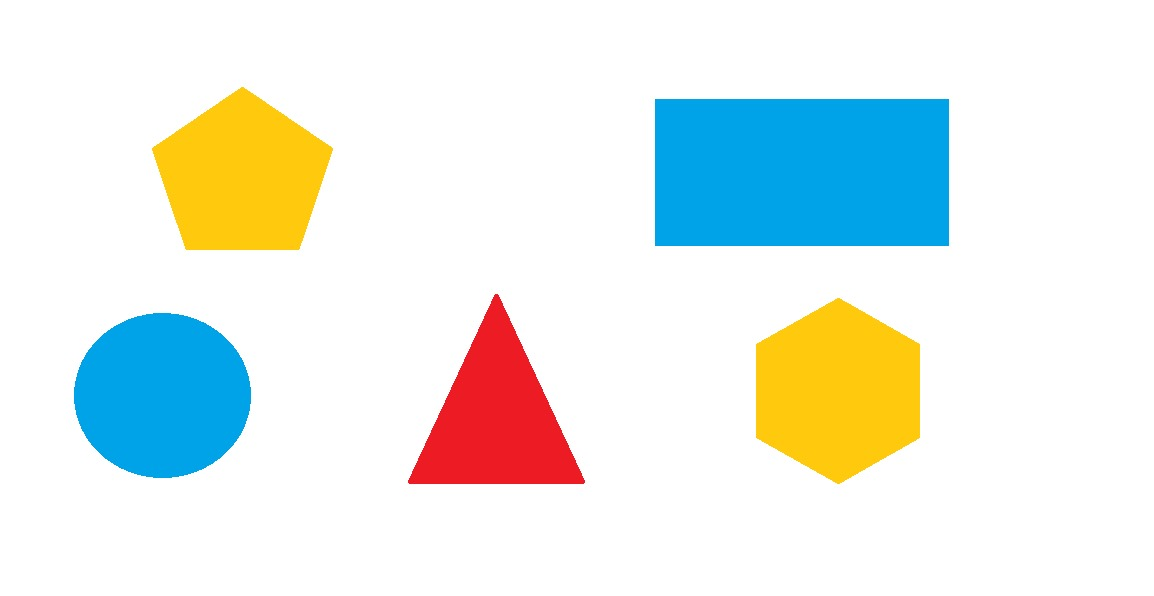
#> input picture day15/shape.jpeg, 1154 x 596 px
$ python day15.py
#> lines starting #> are read from the running program, lines starting #| are printed output that depends on the picture; after the words box and inside, x2 and y2 are one past the last pixel; in counts of white or black regions, pixels touching at a corner belong together
import cv2

image = cv2.imread("shape.jpeg")
#> image is the input picture: shape (596, 1154, 3); mean B, G, R 231.8, 236.9, 229.9
gray = cv2.cvtColor(image,cv2.COLOR_BGR2GRAY)
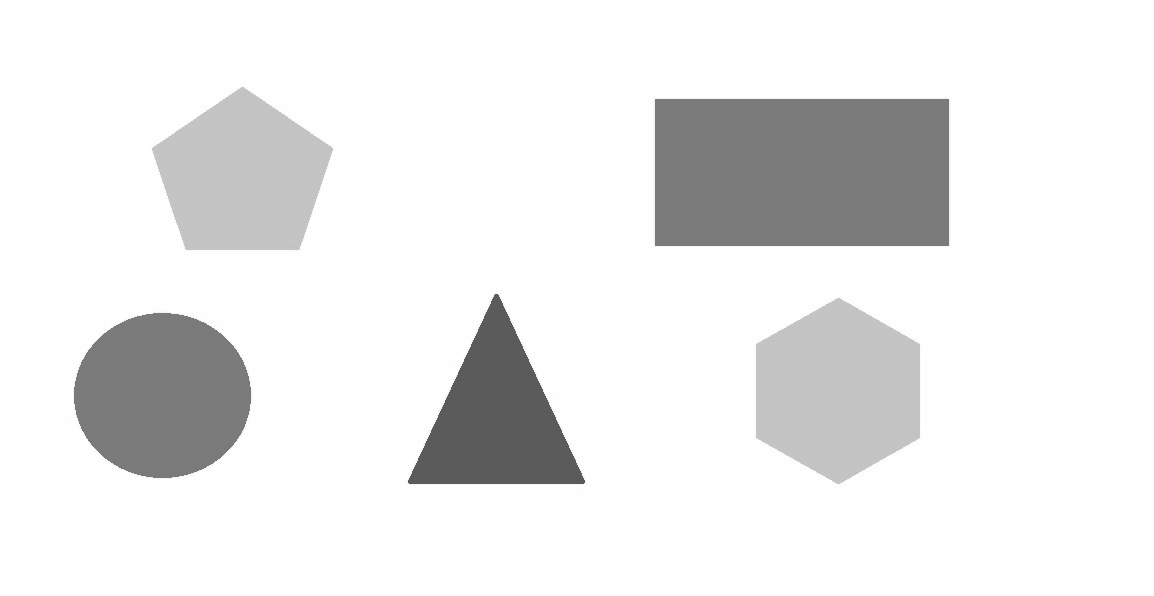
#> gray: shape (596, 1154); min 81, max 255, mean 234.2
blur = cv2.GaussianBlur(gray,(5,5),0)
edges = cv2.Canny(blur,50,150)
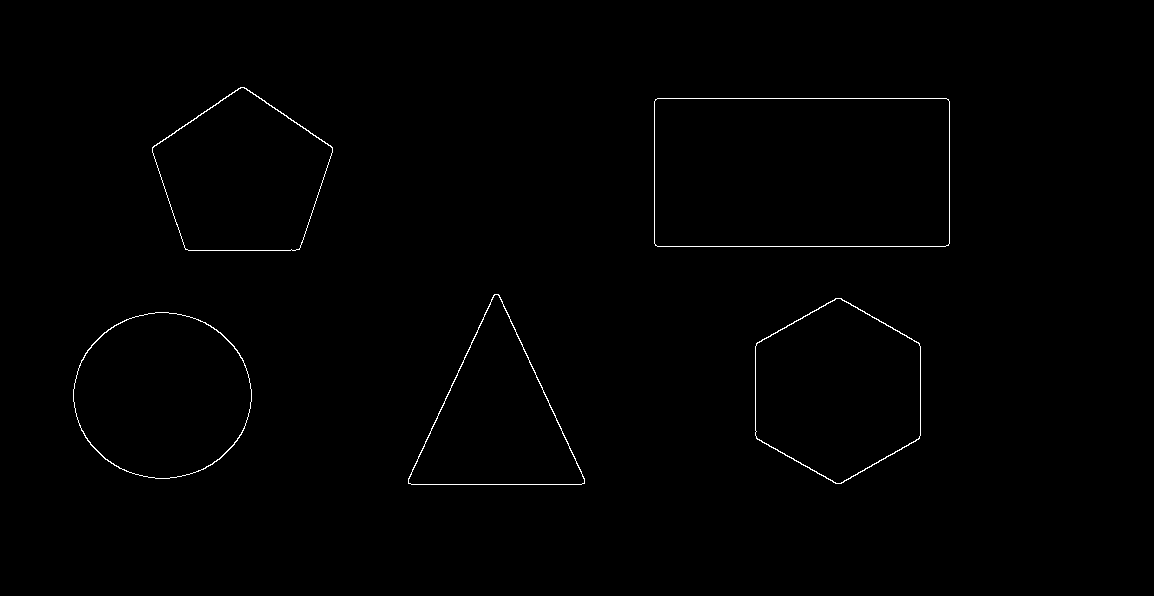
#> edges: shape (596, 1154); 0.51% white in thin lines or dots, all inside (x1, y1, x2, y2) = (73, 87, 950, 485)

contours, _ = cv2.findContours(edges, cv2.RETR_EXTERNAL,cv2.CHAIN_APPROX_SIMPLE)
#> contours = 5 contours; box (x1, y1, x2, y2) and area: (654, 98, 950, 247) 43643, (755, 298, 921, 484) 23244, (73, 312, 252, 479) 23053, (152, 87, 333, 251) 20804, (408, 294, 585, 485) 17616
for contour in contours:
    ep = 0.04 * cv2.arcLength(contour,True)
    approx = cv2.approxPolyDP(contour,ep,True)
    numv = len(approx)

    if numv==3:
        shapename = "Triangle"
    elif numv==4:
        shapename = "Rectangle"
    elif numv==5:
        shapename = "Pentagon"
    elif numv==6:
        shapename = "Hexagon"
    else:
        shapename = "circle"

    cv2.drawContours(image,[contour],-1,(0,0,0),2)
    x,y = contour[0][0]
    cv2.putText(image,shapename,(x,y),cv2.FONT_HERSHEY_SIMPLEX,1,(0,0,0),1)
#> this loop made 5 passes
#> (ep, approx, numv, shapename, x, y) on passes 3 to 4: (25.2, [[494, 294], [408, 483], [584, 483]], 3, 'Triangle', 494, 294), (35.25, [[654, 101], [657, 246], [949, 243], [946, 98]], 4, 'Rectangle', 657, 98)
#> (ep, numv, shapename, x, y) on passes 1, 2, 5: (22.74, 8, 'circle', 155, 312), (23.72, 6, 'Hexagon', 835, 298), (23.07, 5, 'Pentagon', 240, 87)
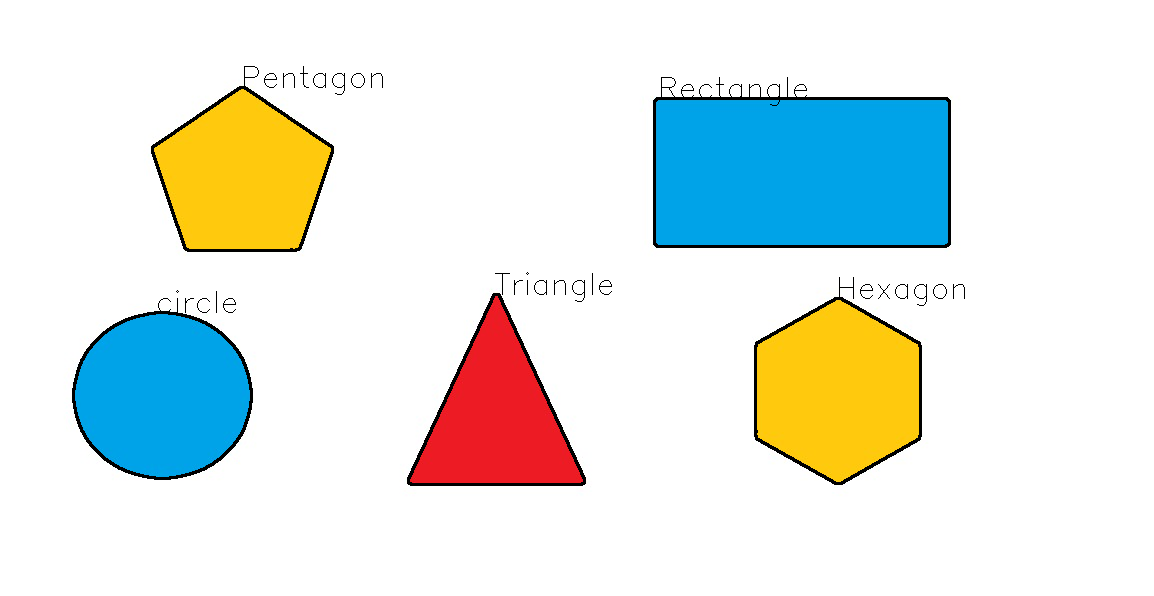
#> image: shape (596, 1154, 3); 1.71% of pixels changed, all inside (x1, y1, x2, y2) = (72, 66, 965, 486)

cv2.imshow("Image",image)
cv2.waitKey(0)
cv2.destroyAllWindows()

$ run again, with day15/image.jpg copied over day15/shape.jpeg
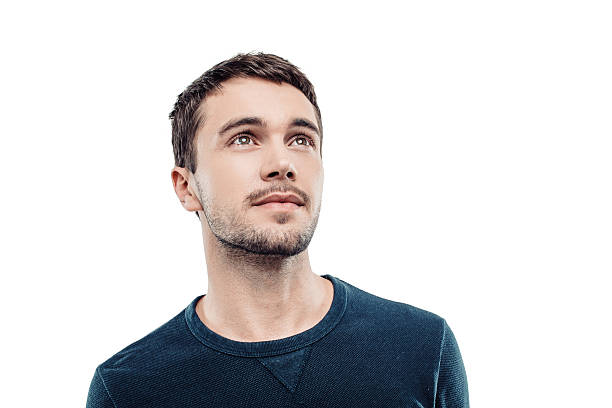
#> input picture day15/image.jpg, 612 x 408 px
#> image is the input picture: shape (408, 612, 3); mean B, G, R 214.8, 214, 215.8
#> `edges = cv2.Canny(blur,50,150)`:
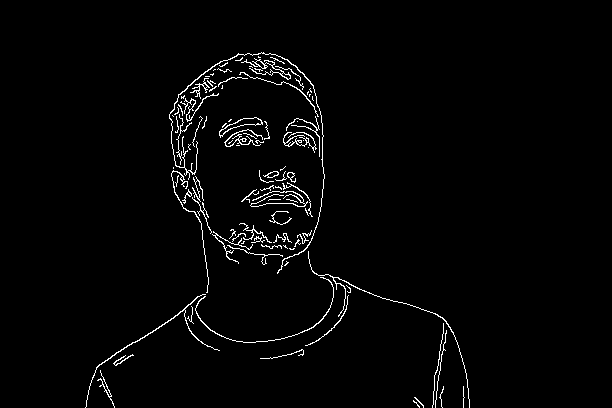
#> edges: shape (408, 612); 2.1% white in thin lines or dots, all inside (x1, y1, x2, y2) = (85, 52, 470, 408)
#> contours = 96 contours, 75 with area under 20; largest, box (x1, y1, x2, y2) and area: (219, 117, 263, 138) 237, (169, 52, 325, 274) 116, (241, 58, 291, 80) 104, (85, 294, 220, 408) 89, (195, 277, 334, 343) 54
#> the loop `for contour in contours:` made 96 passes
#> (contour, ep, approx, numv, shapename, x, y) on passes 33, 59: ([[269, 199], [268, 200], [269, 199], [280, 199]], 0.993, [[268, 200], [280, 199]], 2, 'circle', 269, 199), ([[225, 123], [222, 126], [222, 127], [226, 123]], 0.476, [[226, 123], [225, 123], [222, 126], [222, 127]], 4, 'Rectangle', 225, 123)
#> after the loop `for contour in contours:`:
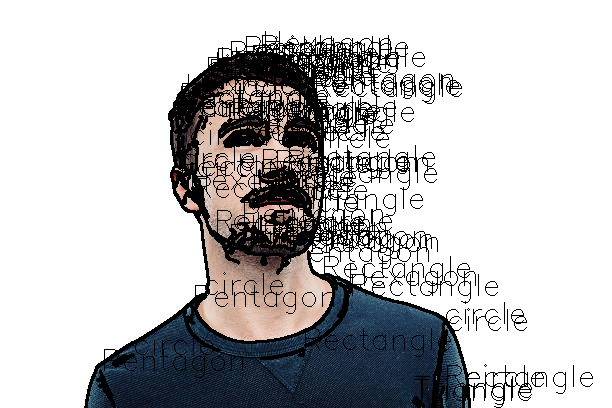
#> image: shape (408, 612, 3); 13.64% of pixels changed, all inside (x1, y1, x2, y2) = (84, 31, 593, 408)
